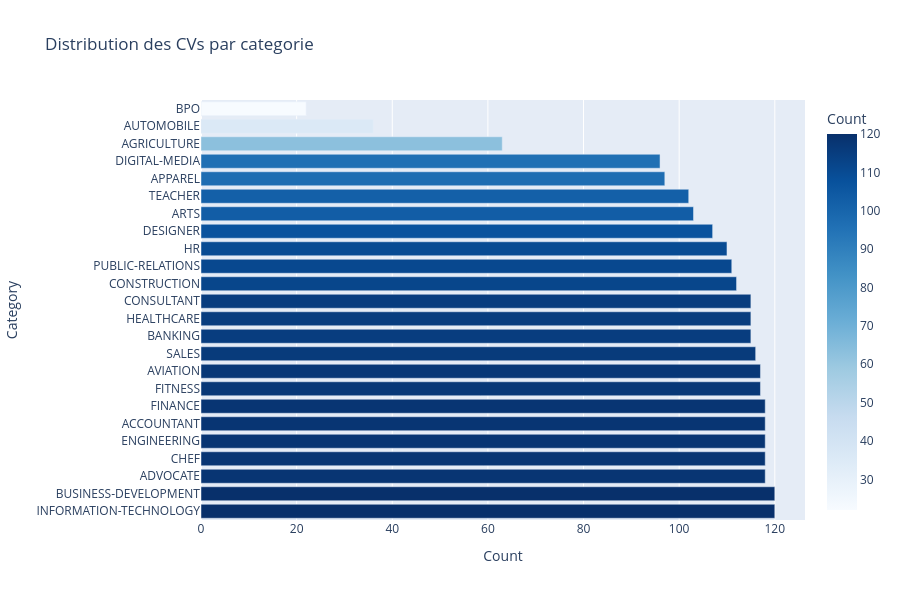

Source (notebook cell):
### Code cell
# Distribution des categories
cat_counts = df_resumes['Category'].value_counts().reset_index()
cat_counts.columns = ['Category', 'Count']

fig = px.bar(
    cat_counts,
    x='Count', y='Category',
    orientation='h',
    title='Distribution des CVs par categorie',
    color='Count',
    color_continuous_scale='Blues'
)
fig.update_layout(height=600, showlegend=False)
fig.show()

print(f"\nTotal CVs : {len(df_resumes)}")
print(cat_counts.to_string(index=False))

### Figure 1 — Plotly figure (JSON) as saved in the notebook; plotly's stock layout.template omitted (floating-point values rounded to 4 significant figures)
{"data": [{"hovertemplate": "Count=%{marker.color}<br>Category=%{y}<extra></extra>", "legendgroup": "", "marker": {"color": [120, 120, 118, 118, 118, 118, 118, 117, 117, 116, 115, 115, 115, 112, 111, 110, 107, 103, 102, 97, 96, 63, 36, 22], "coloraxis": "coloraxis", "pattern": {"shape": ""}}, "name": "", "orientation": "h", "showlegend": false, "textposition": "auto", "type": "bar", "x": [120, 120, 118, 118, 118, 118, 118, 117, 117, 116, 115, 115, 115, 112, 111, 110, 107, 103, 102, 97, 96, 63, 36, 22], "xaxis": "x", "y": ["INFORMATION-TECHNOLOGY", "BUSINESS-DEVELOPMENT", "ADVOCATE", "CHEF", "ENGINEERING", "ACCOUNTANT", "FINANCE", "FITNESS", "AVIATION", "SALES", "BANKING", "HEALTHCARE", "CONSULTANT", "CONSTRUCTION", "PUBLIC-RELATIONS", "HR", "DESIGNER", "ARTS", "TEACHER", "APPAREL", "DIGITAL-MEDIA", "AGRICULTURE", "AUTOMOBILE", "BPO"], "yaxis": "y"}], "layout": {"barmode": "relative", "coloraxis": {"colorbar": {"title": {"text": "Count"}}, "colorscale": [[0, "rgb(247,251,255)"], [0.125, "rgb(222,235,247)"], [0.25, "rgb(198,219,239)"], [0.375, "rgb(158,202,225)"], [0.5, "rgb(107,174,214)"], [0.625, "rgb(66,146,198)"], [0.75, "rgb(33,113,181)"], [0.875, "rgb(8,81,156)"], [1, "rgb(8,48,107)"]]}, "height": 600, "legend": {"tracegroupgap": 0}, "showlegend": false, "title": {"text": "Distribution des CVs par categorie"}, "xaxis": {"anchor": "y", "domain": [0, 1], "title": {"text": "Count"}}, "yaxis": {"anchor": "x", "domain": [0, 1], "title": {"text": "Category"}}}}
